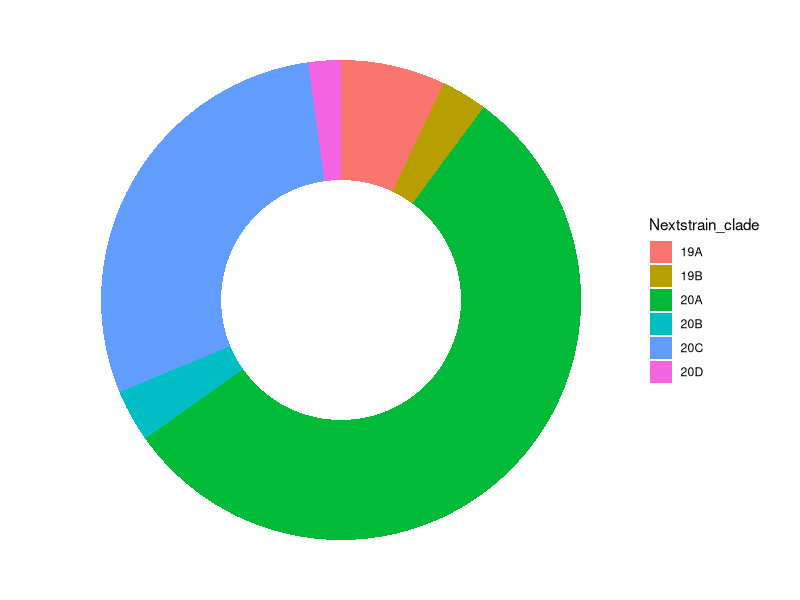
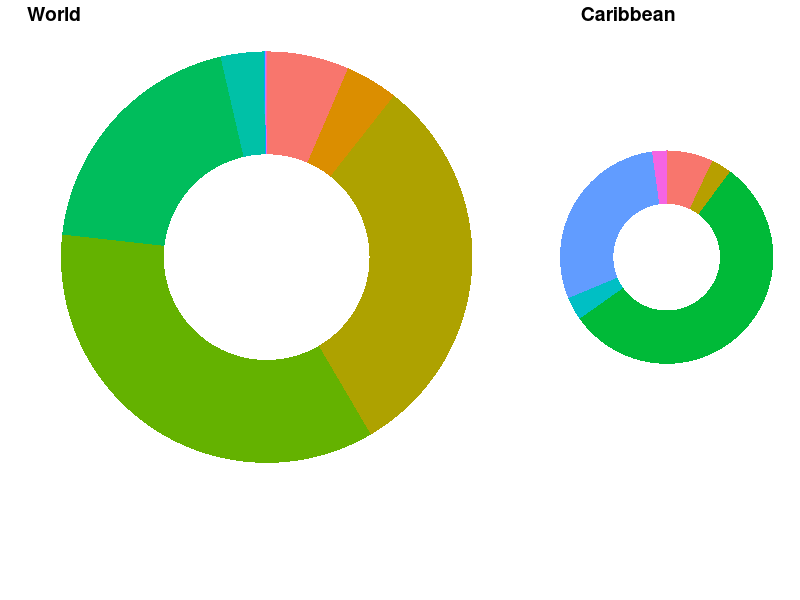
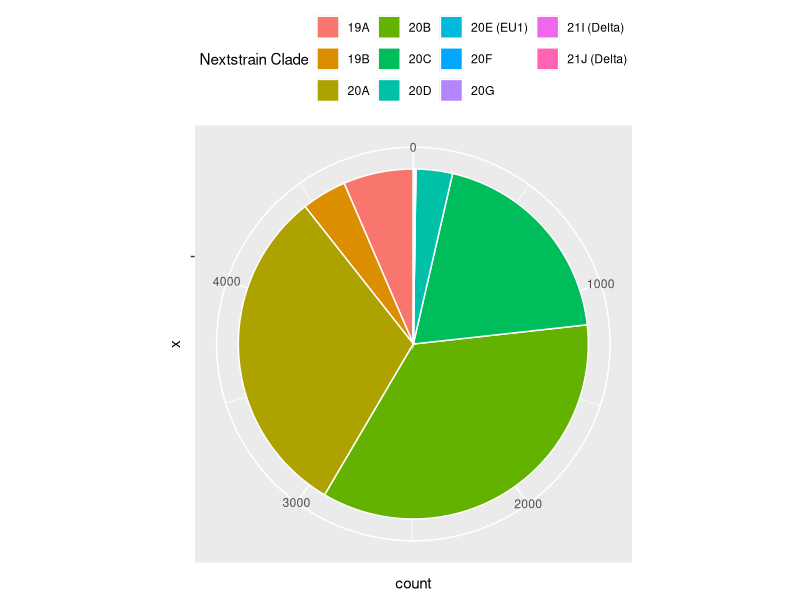
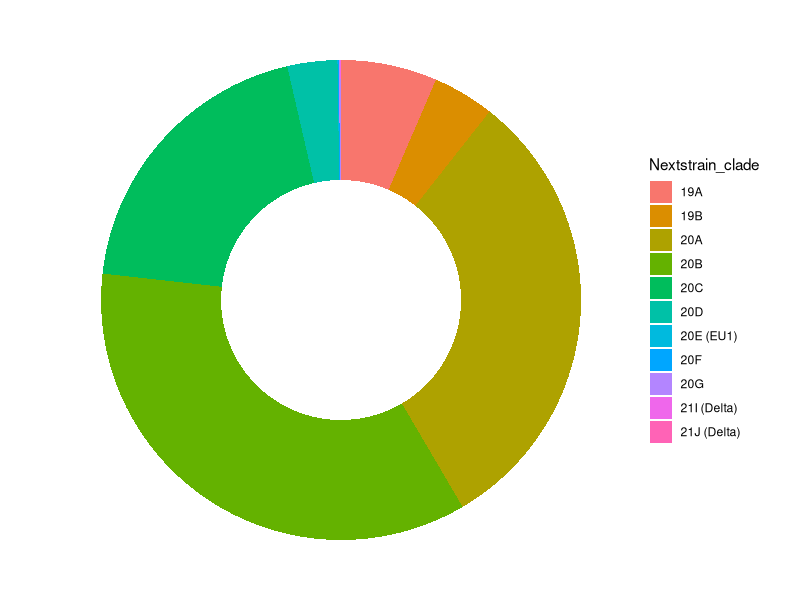

Reproduce these figures in R, in order.
# This figure makes a pie chart of number of samples by nextstrain clade in the Caribbean and Globally 

#load libraries
library(tidyverse)
library(cowplot)

#load data with lineages from ncov results
raw_data <- read_tsv("data/Maximum_Likelihood_Phylogenetic_Tree/metadata_with_nextclade_qc.tsv")

# Data Wrangling 
# Calculate percent of each clade or lineage for the global dataset 
data_percentages_by_pango_clade <- raw_data %>% 
  #count number of samples per pangolin lineage
  group_by(Nextclade_pango) %>% 
  summarise(count = n()) %>% 
  ungroup() %>% 
  #remove unclassified clades
  filter(Nextclade_pango != "?")

data_percentages_by_nextstrain_clade <- raw_data %>% 
  # count number of samples per nextstrain clade
  group_by(Nextstrain_clade) %>% 
  summarise(count = n()) %>% 
  ungroup() %>% 
  #remove unclassified samples
  filter(Nextstrain_clade != "?")

# Compute percentages of samples per nextstrain clade
data_percentages_by_nextstrain_clade$fraction = data_percentages_by_nextstrain_clade$count / sum(data_percentages_by_nextstrain_clade$count)

# Compute the cumulative percentages (top of each rectangle)
data_percentages_by_nextstrain_clade$ymax = cumsum(data_percentages_by_nextstrain_clade$fraction)

# Compute the bottom of each rectangle
data_percentages_by_nextstrain_clade$ymin = c(0, head(data_percentages_by_nextstrain_clade$ymax, n=-1))

# Calculate percent of each clade or lineage for the Caribbean dataset 
# percent of samples per pangolin lineage
data_percentages_by_pango_clade_Caribbean <- raw_data %>% 
  # keep only Caribbean samples
  filter(region == "Caribbean") %>% 
  #count number of samples of each pangolin lineage
  group_by(Nextclade_pango) %>% 
  summarise(count = n()) %>% 
  ungroup() %>% 
  #remove unclassified samples
  filter(Nextclade_pango != "?")

#percent of samples per nextstrain clade in Caribbean samples
data_percentages_by_nextstrain_clade_Caribbean <- raw_data %>%
  # keep only Caribbean samples
  filter(region == "Caribbean") %>% 
  #count the number of samples of each nextstrain clade
  group_by(Nextstrain_clade) %>% 
  summarise(count = n()) %>% 
  ungroup() %>% 
  # remove unclassified samples
  filter(Nextstrain_clade != "?")

# Compute percentages
data_percentages_by_nextstrain_clade_Caribbean$fraction = data_percentages_by_nextstrain_clade_Caribbean$count / sum(data_percentages_by_nextstrain_clade_Caribbean$count)

# Compute the cumulative percentages (top of each rectangle)
data_percentages_by_nextstrain_clade_Caribbean$ymax = cumsum(data_percentages_by_nextstrain_clade_Caribbean$fraction)

# Compute the bottom of each rectangle
data_percentages_by_nextstrain_clade_Caribbean$ymin = c(0, head(data_percentages_by_nextstrain_clade_Caribbean$ymax, n=-1))
  
# FIGURES ----------

#donut plot of nextstrain clade for all global samples
World_nextstrain_clade_donut <- ggplot(data_percentages_by_nextstrain_clade, aes(ymax=ymax, ymin=ymin, xmax=4, xmin=3, fill=Nextstrain_clade)) +
  geom_rect() +
  coord_polar(theta="y") + # Try to remove that to understand how the chart is built initially
  xlim(c(2, 4))+ # Try to remove that to see how to make a pie chart
  theme_void()

#donut plot of nextstrain clades for all Caribbean samples
Caribbean_nextstrain_clade_donut <- ggplot(data_percentages_by_nextstrain_clade_Caribbean, aes(ymax=ymax, ymin=ymin, xmax=4, xmin=3, fill=Nextstrain_clade)) +
  geom_rect() +
  coord_polar(theta="y") + # Try to remove that to understand how the chart is built initially
  xlim(c(2, 4))+ # Try to remove that to see how to make a pie chart
  theme_void()

#legend
legend <- cowplot::get_legend(
  World_nextstrain_clade <- ggplot(data_percentages_by_nextstrain_clade, aes(x="", y=count, fill=Nextstrain_clade)) +
    geom_bar(stat="identity", width=1, color="white") +
    coord_polar("y", start=0) +
    theme(legend.position="top")+
    guides(fill=guide_legend(title="Nextstrain Clade"))
  #theme_void() # remove background, grid, numeric labels
)

#final plot layout
# lay out the global and Caribbean pie charts next to each other
final_layout <- cowplot::plot_grid(World_nextstrain_clade_donut + theme(legend.position = "none"),
                                   Caribbean_nextstrain_clade_donut + theme(legend.position="none"),
                                   rel_widths=c(2,1), 
                                   labels=c("World", "Caribbean")
                                   )

#add the legend to the pie charts 
final_layout <- cowplot::plot_grid(final_layout, legend, 
                                   nrow = 2, rel_heights = c(6,1))

